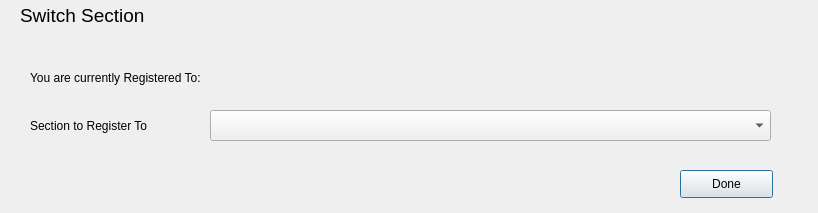
<?xml version="1.0" encoding="UTF-8"?>
<ui version="4.0">
 <class>FileInfomation</class>
 <widget class="QDialog" name="FileInfomation">
  <property name="geometry">
   <rect>
    <x>0</x>
    <y>0</y>
    <width>818</width>
    <height>213</height>
   </rect>
  </property>
  <property name="windowTitle">
   <string>File Information</string>
  </property>
  <widget class="QComboBox" name="existingsectionbox">
   <property name="enabled">
    <bool>true</bool>
   </property>
   <property name="geometry">
    <rect>
     <x>210</x>
     <y>110</y>
     <width>561</width>
     <height>31</height>
    </rect>
   </property>
  </widget>
  <widget class="QLabel" name="label_5">
   <property name="geometry">
    <rect>
     <x>30</x>
     <y>110</y>
     <width>171</width>
     <height>31</height>
    </rect>
   </property>
   <property name="text">
    <string>Section to Register To</string>
   </property>
  </widget>
  <widget class="QLabel" name="label_8">
   <property name="geometry">
    <rect>
     <x>20</x>
     <y>0</y>
     <width>261</width>
     <height>31</height>
    </rect>
   </property>
   <property name="font">
    <font>
     <pointsize>14</pointsize>
    </font>
   </property>
   <property name="text">
    <string>Switch Section</string>
   </property>
  </widget>
  <widget class="QLabel" name="warninglbl">
   <property name="geometry">
    <rect>
     <x>140</x>
     <y>410</y>
     <width>331</width>
     <height>16</height>
    </rect>
   </property>
   <property name="text">
    <string/>
   </property>
  </widget>
  <widget class="QLabel" name="label">
   <property name="geometry">
    <rect>
     <x>30</x>
     <y>70</y>
     <width>211</width>
     <height>16</height>
    </rect>
   </property>
   <property name="text">
    <string>You are currently Registered To:</string>
   </property>
  </widget>
  <widget class="QLabel" name="cursectionlbl">
   <property name="geometry">
    <rect>
     <x>280</x>
     <y>70</y>
     <width>211</width>
     <height>16</height>
    </rect>
   </property>
   <property name="text">
    <string/>
   </property>
  </widget>
  <widget class="QPushButton" name="donebttn">
   <property name="geometry">
    <rect>
     <x>680</x>
     <y>170</y>
     <width>93</width>
     <height>28</height>
    </rect>
   </property>
   <property name="text">
    <string>Done</string>
   </property>
  </widget>
 </widget>
 <resources/>
 <connections/>
</ui>
